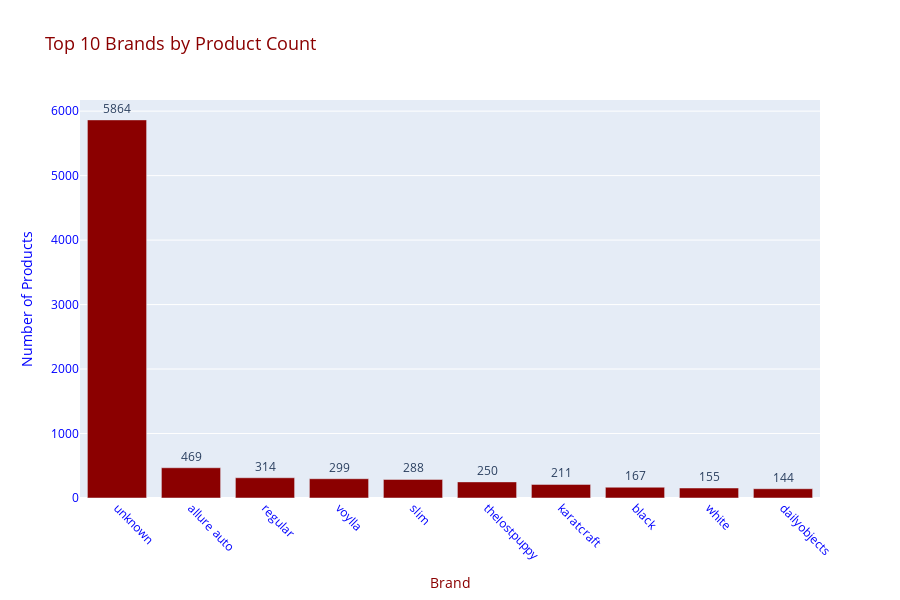

The notebook cell saved with this chart:
### Code cell
fig = px.bar(top10_brands,x='brand',y='count',title='Top 10 Brands by Product Count',
    labels={'brand':'Brand', 'count':'Number of Products'},text='count',color_discrete_sequence=['darkred'])
fig.update_traces(textposition='outside')
fig.update_layout(xaxis_tickangle=45,width=900, height=600,  title_font=dict(size=18, color="darkred"),
    xaxis_title_font=dict(size=14, color="darkred"), yaxis_title_font=dict(size=14, color="blue"), xaxis=dict(color="blue"), yaxis=dict(color="blue"))
fig.show()

### Figure 1 — Plotly figure (JSON) as saved in the notebook; plotly's stock layout.template omitted (floating-point values rounded to 4 significant figures)
{"data": [{"alignmentgroup": "True", "hovertemplate": "Brand=%{x}<br>Number of Products=%{text}<extra></extra>", "legendgroup": "", "marker": {"color": "darkred", "pattern": {"shape": ""}}, "name": "", "offsetgroup": "", "orientation": "v", "showlegend": false, "text": [5864, 469, 314, 299, 288, 250, 211, 167, 155, 144], "textposition": "outside", "type": "bar", "x": ["unknown", "allure auto", "regular", "voylla", "slim", "thelostpuppy", "karatcraft", "black", "white", "dailyobjects"], "xaxis": "x", "y": [5864, 469, 314, 299, 288, 250, 211, 167, 155, 144], "yaxis": "y"}], "layout": {"barmode": "relative", "height": 600, "legend": {"tracegroupgap": 0}, "title": {"font": {"color": "darkred", "size": 18}, "text": "Top 10 Brands by Product Count"}, "width": 900, "xaxis": {"anchor": "y", "color": "blue", "domain": [0, 1], "tickangle": 45, "title": {"font": {"color": "darkred", "size": 14}, "text": "Brand"}}, "yaxis": {"anchor": "x", "color": "blue", "domain": [0, 1], "title": {"font": {"color": "blue", "size": 14}, "text": "Number of Products"}}}}
